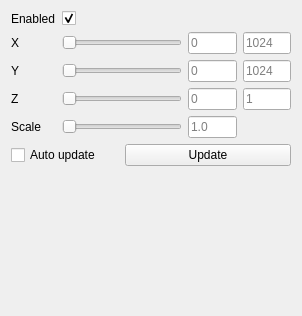
<?xml version="1.0" encoding="UTF-8"?>
<ui version="4.0">
 <class>fom_toolbox</class>
 <widget class="QWidget" name="fom_toolbox">
  <property name="geometry">
   <rect>
    <x>0</x>
    <y>0</y>
    <width>302</width>
    <height>316</height>
   </rect>
  </property>
  <property name="windowTitle">
   <string>Fiber Orientation Map Toolbox</string>
  </property>
  <layout class="QGridLayout" name="gridLayout">
   <item row="0" column="0">
    <widget class="QLabel" name="label_enabled">
     <property name="text">
      <string>Enabled</string>
     </property>
    </widget>
   </item>
   <item row="0" column="1" colspan="4">
    <widget class="QCheckBox" name="checkbox_enabled">
     <property name="layoutDirection">
      <enum>Qt::LeftToRight</enum>
     </property>
     <property name="text">
      <string/>
     </property>
     <property name="checked">
      <bool>true</bool>
     </property>
    </widget>
   </item>
   <item row="1" column="0">
    <widget class="QLabel" name="label_x">
     <property name="text">
      <string>X</string>
     </property>
    </widget>
   </item>
   <item row="1" column="1" colspan="2">
    <widget class="pli::range_slider" name="slider_x">
     <property name="sizePolicy">
      <sizepolicy hsizetype="Expanding" vsizetype="Fixed">
       <horstretch>1</horstretch>
       <verstretch>0</verstretch>
      </sizepolicy>
     </property>
     <property name="minimumSize">
      <size>
       <width>120</width>
       <height>0</height>
      </size>
     </property>
     <property name="orientation">
      <enum>Qt::Horizontal</enum>
     </property>
    </widget>
   </item>
   <item row="1" column="3">
    <widget class="QLineEdit" name="line_edit_offset_x">
     <property name="sizePolicy">
      <sizepolicy hsizetype="Expanding" vsizetype="Fixed">
       <horstretch>1</horstretch>
       <verstretch>0</verstretch>
      </sizepolicy>
     </property>
     <property name="text">
      <string/>
     </property>
     <property name="alignment">
      <set>Qt::AlignLeading|Qt::AlignLeft|Qt::AlignVCenter</set>
     </property>
     <property name="placeholderText">
      <string>0</string>
     </property>
    </widget>
   </item>
   <item row="1" column="4">
    <widget class="QLineEdit" name="line_edit_size_x">
     <property name="sizePolicy">
      <sizepolicy hsizetype="Expanding" vsizetype="Fixed">
       <horstretch>1</horstretch>
       <verstretch>0</verstretch>
      </sizepolicy>
     </property>
     <property name="text">
      <string/>
     </property>
     <property name="alignment">
      <set>Qt::AlignLeading|Qt::AlignLeft|Qt::AlignVCenter</set>
     </property>
     <property name="placeholderText">
      <string>1024</string>
     </property>
    </widget>
   </item>
   <item row="2" column="0">
    <widget class="QLabel" name="label_y">
     <property name="text">
      <string>Y</string>
     </property>
    </widget>
   </item>
   <item row="2" column="1" colspan="2">
    <widget class="pli::range_slider" name="slider_y">
     <property name="sizePolicy">
      <sizepolicy hsizetype="Expanding" vsizetype="Fixed">
       <horstretch>1</horstretch>
       <verstretch>0</verstretch>
      </sizepolicy>
     </property>
     <property name="minimumSize">
      <size>
       <width>120</width>
       <height>0</height>
      </size>
     </property>
     <property name="orientation">
      <enum>Qt::Horizontal</enum>
     </property>
    </widget>
   </item>
   <item row="2" column="3">
    <widget class="QLineEdit" name="line_edit_offset_y">
     <property name="sizePolicy">
      <sizepolicy hsizetype="Expanding" vsizetype="Fixed">
       <horstretch>1</horstretch>
       <verstretch>0</verstretch>
      </sizepolicy>
     </property>
     <property name="text">
      <string/>
     </property>
     <property name="alignment">
      <set>Qt::AlignLeading|Qt::AlignLeft|Qt::AlignVCenter</set>
     </property>
     <property name="placeholderText">
      <string>0</string>
     </property>
    </widget>
   </item>
   <item row="2" column="4">
    <widget class="QLineEdit" name="line_edit_size_y">
     <property name="sizePolicy">
      <sizepolicy hsizetype="Expanding" vsizetype="Fixed">
       <horstretch>1</horstretch>
       <verstretch>0</verstretch>
      </sizepolicy>
     </property>
     <property name="text">
      <string/>
     </property>
     <property name="alignment">
      <set>Qt::AlignLeading|Qt::AlignLeft|Qt::AlignVCenter</set>
     </property>
     <property name="placeholderText">
      <string>1024</string>
     </property>
    </widget>
   </item>
   <item row="3" column="0">
    <widget class="QLabel" name="label_z">
     <property name="text">
      <string>Z</string>
     </property>
    </widget>
   </item>
   <item row="3" column="1" colspan="2">
    <widget class="pli::range_slider" name="slider_z">
     <property name="sizePolicy">
      <sizepolicy hsizetype="Expanding" vsizetype="Fixed">
       <horstretch>1</horstretch>
       <verstretch>0</verstretch>
      </sizepolicy>
     </property>
     <property name="minimumSize">
      <size>
       <width>120</width>
       <height>0</height>
      </size>
     </property>
     <property name="orientation">
      <enum>Qt::Horizontal</enum>
     </property>
    </widget>
   </item>
   <item row="3" column="3">
    <widget class="QLineEdit" name="line_edit_offset_z">
     <property name="sizePolicy">
      <sizepolicy hsizetype="Expanding" vsizetype="Fixed">
       <horstretch>1</horstretch>
       <verstretch>0</verstretch>
      </sizepolicy>
     </property>
     <property name="text">
      <string/>
     </property>
     <property name="alignment">
      <set>Qt::AlignLeading|Qt::AlignLeft|Qt::AlignVCenter</set>
     </property>
     <property name="placeholderText">
      <string>0</string>
     </property>
    </widget>
   </item>
   <item row="3" column="4">
    <widget class="QLineEdit" name="line_edit_size_z">
     <property name="sizePolicy">
      <sizepolicy hsizetype="Expanding" vsizetype="Fixed">
       <horstretch>1</horstretch>
       <verstretch>0</verstretch>
      </sizepolicy>
     </property>
     <property name="text">
      <string/>
     </property>
     <property name="alignment">
      <set>Qt::AlignLeading|Qt::AlignLeft|Qt::AlignVCenter</set>
     </property>
     <property name="placeholderText">
      <string>1</string>
     </property>
    </widget>
   </item>
   <item row="4" column="0">
    <widget class="QLabel" name="label_scale">
     <property name="text">
      <string>Scale</string>
     </property>
    </widget>
   </item>
   <item row="4" column="1" colspan="2">
    <widget class="QSlider" name="slider_scale">
     <property name="sizePolicy">
      <sizepolicy hsizetype="Expanding" vsizetype="Fixed">
       <horstretch>1</horstretch>
       <verstretch>0</verstretch>
      </sizepolicy>
     </property>
     <property name="minimumSize">
      <size>
       <width>120</width>
       <height>0</height>
      </size>
     </property>
     <property name="orientation">
      <enum>Qt::Horizontal</enum>
     </property>
    </widget>
   </item>
   <item row="4" column="3">
    <widget class="QLineEdit" name="line_edit_scale">
     <property name="placeholderText">
      <string>1.0</string>
     </property>
    </widget>
   </item>
   <item row="5" column="0" colspan="2">
    <widget class="QCheckBox" name="checkbox_auto_update">
     <property name="text">
      <string>Auto update</string>
     </property>
     <property name="checked">
      <bool>false</bool>
     </property>
    </widget>
   </item>
   <item row="5" column="2" colspan="3">
    <widget class="QPushButton" name="button_update">
     <property name="enabled">
      <bool>true</bool>
     </property>
     <property name="text">
      <string>Update</string>
     </property>
    </widget>
   </item>
   <item row="6" column="1">
    <spacer name="spacer">
     <property name="orientation">
      <enum>Qt::Vertical</enum>
     </property>
     <property name="sizeHint" stdset="0">
      <size>
       <width>17</width>
       <height>244</height>
      </size>
     </property>
    </spacer>
   </item>
  </layout>
 </widget>
 <customwidgets>
  <customwidget>
   <class>pli::range_slider</class>
   <extends>QSlider</extends>
   <header location="global">ui/range_slider.hpp</header>
  </customwidget>
 </customwidgets>
 <tabstops>
  <tabstop>checkbox_enabled</tabstop>
  <tabstop>line_edit_offset_x</tabstop>
  <tabstop>line_edit_offset_y</tabstop>
  <tabstop>line_edit_offset_z</tabstop>
  <tabstop>line_edit_size_x</tabstop>
  <tabstop>line_edit_size_y</tabstop>
  <tabstop>line_edit_size_z</tabstop>
  <tabstop>line_edit_scale</tabstop>
  <tabstop>checkbox_auto_update</tabstop>
  <tabstop>button_update</tabstop>
 </tabstops>
 <resources/>
 <connections/>
</ui>
